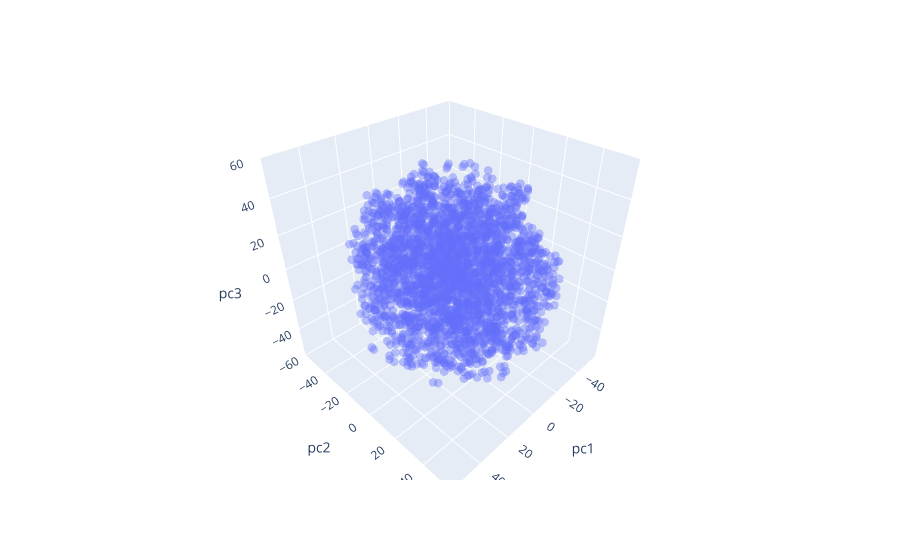

Here is the notebook cell this chart was saved with:
### Markdown cell above
Idea: show only news sources that are close to a particular news source

### Code cell
import plotly.express as px
import pandas

ns_fixed = list(ns_sr_rep.keys())

df = pandas.DataFrame({"pc1": x,
                   "pc2": y,
                   "pc3": z,
                   # "pc4": a,
                   "source": ns_fixed})

fig = px.scatter_3d(df, x='pc1', y='pc2', z='pc3', 
                    # color='pc4',
                    hover_name='source', opacity=0.4)
fig.update_traces(marker_size = 3)

fig.show()

### Figure 1 — Plotly figure (JSON) as saved in the notebook; plotly's stock layout.template omitted (floating-point values rounded to 4 significant figures; data arrays with more than 128 entries replaced by an {"elided": "..."} marker saying what was removed)
{"data": [{"hovertemplate": "<b>%{hovertext}</b><br><br>pc1=%{x}<br>pc2=%{y}<br>pc3=%{z}<extra></extra>", "hovertext": {"elided": "2643 str values"}, "legendgroup": "", "marker": {"color": "#636efa", "opacity": 0.4, "size": 3, "symbol": "circle"}, "mode": "markers", "name": "", "scene": "scene", "showlegend": false, "type": "scatter3d", "x": {"elided": "2643 float values"}, "y": {"elided": "2643 float values"}, "z": {"elided": "2643 float values"}}], "layout": {"legend": {"tracegroupgap": 0}, "margin": {"t": 60}, "scene": {"domain": {"x": [0, 1], "y": [0, 1]}, "xaxis": {"title": {"text": "pc1"}}, "yaxis": {"title": {"text": "pc2"}}, "zaxis": {"title": {"text": "pc3"}}}}}
